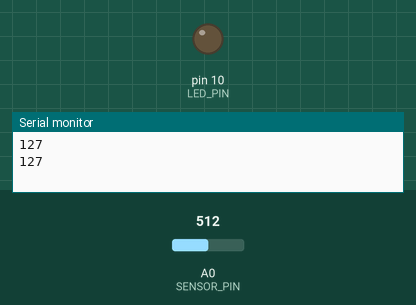
A sketch run on a simulated Arduino Uno, built with avr-gcc and run on an emulated ATmega328P. On the bench: output pins drawn as LEDs (lit = HIGH), the last lines printed to the serial monitor. The test bench sets the inputs (shaded band); at power-on: A0 (SENSOR_PIN) = 512.

Above: at 1.8 s.
1.9 s: A0 (SENSOR_PIN) set to 134
3.4 s: A0 (SENSOR_PIN) set to 111
At 4.8 s:
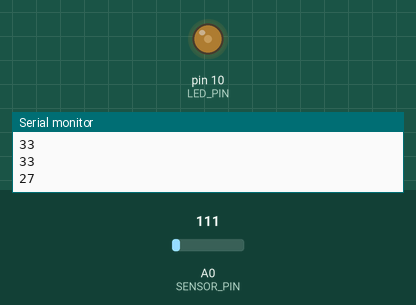
5.5 s: A0 (SENSOR_PIN) set to 68
7.2 s: A0 (SENSOR_PIN) set to 64
At 9.1 s:
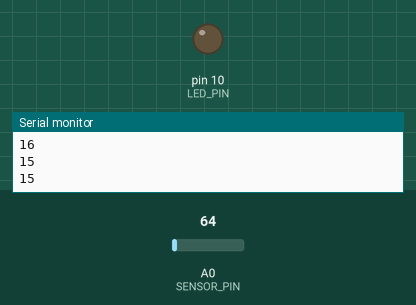
9.5 s: A0 (SENSOR_PIN) set to 20
At 10.6 s:
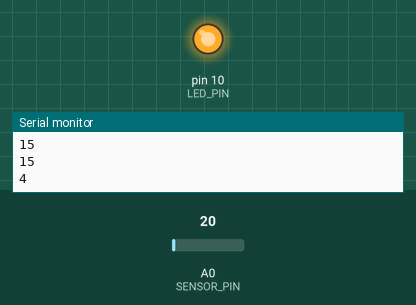
11.5 s: A0 (SENSOR_PIN) set to 6
13.2 s: A0 (SENSOR_PIN) set to 3
At 14.9 s:
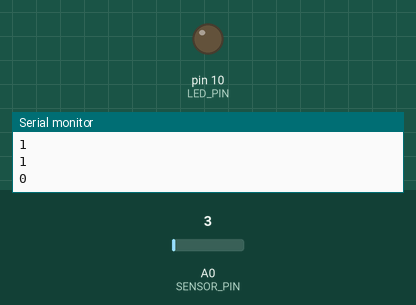
Timing chart, 0 to 16.4 s (numbered marks = the images above; inputs shaded):
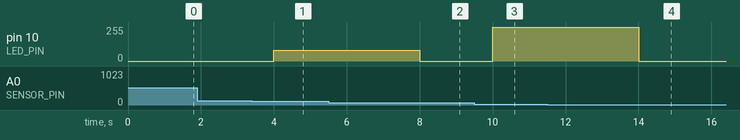

Measured:
- the behaviour switches between 121 and 120 on A0 (SENSOR_PIN) (found by bisection; images 0 and 1)
- the behaviour switches between 65 and 64 on A0 (SENSOR_PIN) (found by bisection; images 1 and 2)
- the behaviour switches between 5 and 4 on A0 (SENSOR_PIN) (found by bisection; images 3 and 4)
- after the input at 3.4 s, pin 10 (LED_PIN): 0/255 → 80/255 after 0.60 s
- after the input at 7.2 s, pin 10 (LED_PIN): 80/255 → 0/255 after 0.80 s
- after the input at 9.5 s, pin 10 (LED_PIN): 0/255 → 255/255 after 0.50 s
- after the input at 13.2 s, pin 10 (LED_PIN): 255/255 → 0/255 after 0.80 s

The sketch:

0911_1period_CDS_lightcontrol_GPT.ino
```cpp
/*
  조도센서 : 조도 센서의 아날로그 출력을 ADC가 변환해줌
*/
// LED 로 밝을때 26-50
// 평상시 18-25
// 손으로 가렸을때 0-13

// 상수 선언
const int LED_BRIGHT = 255;
const int LED_DIM = 80;
const int LED_OFF = 0;

const int LED_PIN = 10;
const int SENSOR_PIN = A0;

void setup()
{
  pinMode(SENSOR_PIN, INPUT);
  pinMode(LED_PIN, OUTPUT);
  Serial.begin(9600);
}

void loop()
{
  int cds = analogRead(SENSOR_PIN);
  cds = map(cds, 0, 1023, 0, 255); // 어두우면 값 작아짐
  Serial.println(cds);

  int bright;

  if(cds>0 && cds<15) // 손으로 가렸을 때
  {
    bright = LED_BRIGHT;
  }
  else if(cds>15 && cds<30) // 평상시
  {
    bright = LED_DIM;
  }
  else // 밝을 때
  {
    bright = LED_OFF;
  }

  analogWrite(LED_PIN, bright);

  delay(1000);
}

// AI -> 코드에 대한 최적화 요청, 내가 가진 패턴뿐만 아니라 다른 시각으로 접근 가능

// JSP 쓰자
```
